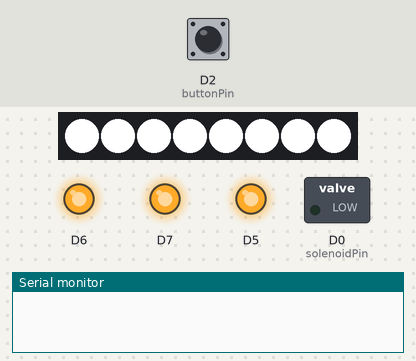
The program below on a simulated ESP8266 (NodeMCU). Parts: 8 RGB LEDs in strip order, left to right, switched loads named in the program (green lamp = pin HIGH), output pins drawn as LEDs (lit = HIGH), the last lines printed to the serial monitor. The inputs (shaded band) are chosen by the test bench; at power-on: D2 (buttonPin) HIGH.

Above: at 5.5 s.
5.6 s: D2 (buttonPin) pulled LOW for 0.15 s
At 5.66 s:
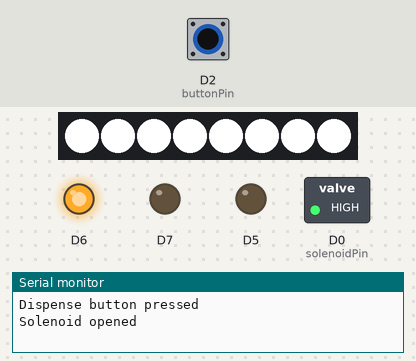
At 9.1 s:
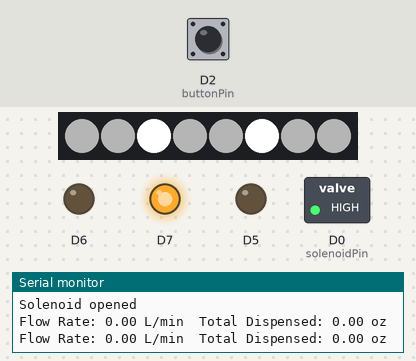
Timing chart, 0 to 17.3 s (numbered marks = the images above; inputs shaded):
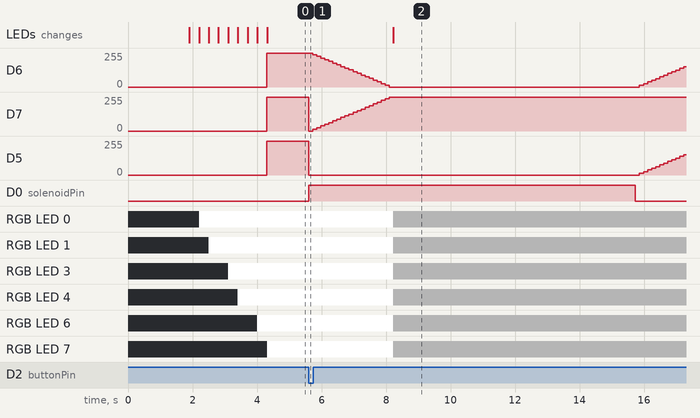

The program:

main.cpp
```cpp
// (licence header left out)
/* Fill in information from your Blynk Template here */
/* Read more: https://bit.ly/BlynkInject */
#define BLYNK_TEMPLATE_ID "TMPL2wO-7VsYy"
#define BLYNK_TEMPLATE_NAME "IoB Dispenser"
#define PRODUCT_WIFI_SSID "IoB Dispenser"
#define BLYNK_FIRMWARE_VERSION "0.1.3"

#define BLYNK_println Serial
// #define BLYNK_DEBUG

#define APP_DEBUG

// Uncomment your board, or configure a custom board in Settings.h
// #define USE_SPARKFUN_BLYNK_BOARD
#define USE_NODE_MCU_BOARD
// #define USE_WITTY_CLOUD_BOARD
// #define USE_WEMOS_D1_MINI

#include <BlynkEdgent.h>
#include <drink_dispenser_control.h>

int dispenseVolume=10;
bool rateLimit=false;

void setup()
{
  Serial.begin(9600);
  delay(100);
  BlynkEdgent.begin();
  initializePins();
  ledProgram(0);
}

void loop()
{
  BlynkEdgent.run();
  if (digitalRead(buttonPin) == LOW)
  {
    Serial.println("Dispense button pressed");
    if (0 < dispenseVolume < 25 && !rateLimit)
    {
      // dispense volume
      dispenseBeverage(dispenseVolume);
    }
    else if (0 < dispenseVolume < 25 && rateLimit){
      // rate limit exceeded
      //Blynk.logEvent("dispenseAttempt", String("Thirsty fuck got rate limited trying to dispense ") + dispenseVolume + String("oz"));
    }
  }
}
```

drink_dispenser_control.h
```cpp
#ifndef DRINK_DISPENSER_CONTROL_H
#define DRINK_DISPENSER_CONTROL_H

#include <Adafruit_NeoPixel.h>
#include <RGBLed.h>

// Pin configurations
#define stripPin D4 // LED strip
#define numPixels 8 // Number of WS2812 LEDs
#define solenoidPin D0
#define buttonPin D2
#define redButtonLED D5
#define greenButtonLED D6
#define blueButtonLED D7

// flow meter
volatile int pulseCount = 0;   // Variable to count the pulses from the flow meter
float flowRate = 0.0;          // Flow rate in liters per minute
float totalLiters = 0.0;       // Total dispensed liters
// Constants for flow meter calibration
const float calibrationFactor = 5880.0;    // Pulses per liter
const float ouncesPerLiter = 33.814;       // Ounces per liter

Adafruit_NeoPixel strip(numPixels, stripPin, NEO_GRB + NEO_KHZ800);
RGBLed buttonLED(redButtonLED, greenButtonLED, blueButtonLED, RGBLed::COMMON_CATHODE);

void initializePins() {
  pinMode(solenoidPin, OUTPUT);
  pinMode(buttonPin, INPUT_PULLUP);
  strip.begin();
  strip.show(); // Initialize all pixels to off
  digitalWrite(solenoidPin, LOW);  // close the solenoid valve
}

void updateStripColor(int red, int green, int blue) {
  for (int i = 0; i < numPixels; i++) {
    strip.setPixelColor(i, red, green, blue);
  }
  //strip.show();
}

void ledProgram(int program){
  switch (program)
  {
  //basic led for init and stuff
  case 0:
    for (int i = 0; i < numPixels; i++){
      strip.setPixelColor(i, 255, 255, 255);
      delay(300);
      strip.show();
    }
    buttonLED.fadeIn(255,255,255,20,3);
    strip.show();
    break;
  //led off
  case 1:
    strip.fill();
    buttonLED.off();
    break;
  //rate limit
  case 2:
    buttonLED.flash(RGBLed::RED, 250);
    strip.fill();
    break;
  //dispense
  case 3:
    buttonLED.crossFade(RGBLed::GREEN,RGBLed::BLUE,20,2500);
    updateStripColor(64,64,64);
    strip.setPixelColor(2, 255, 255, 255);
    strip.setPixelColor(5, 255, 255, 255);
    strip.show();
    break;
  //return to ready
  case 4:
    buttonLED.crossFade(RGBLed::BLUE,RGBLed::WHITE,20,2500);
    updateStripColor(64,64,64);
    strip.show();
    break;
  }

}

//dispense beverage. no respect for rate limiting
void dispenseBeverage(float ounces) {
  const unsigned long timeout = 10000;  // Timeout duration in milliseconds
  unsigned long startTime = millis();   // Record the starting time

  float litersToDispense = ounces / ouncesPerLiter;
  float pulsesToDispense = litersToDispense * calibrationFactor;
  Blynk.virtualWrite(V2, 1);
  pulseCount = 0;
  totalLiters = 0.0;
  digitalWrite(solenoidPin, HIGH);  // Open the solenoid valve
  Serial.println("Solenoid opened");
  //Blynk.logEvent("dispenseAttempt", String("Dispensing ") + ounces + String("oz"));
  ledProgram(3);

  while (pulseCount < pulsesToDispense) {
    flowRate = pulseCount / (millis() / 60000.0);
    totalLiters = pulseCount / calibrationFactor;

    Serial.print("Flow Rate: ");
    Serial.print(flowRate);
    Serial.print(" L/min");

    Serial.print("  Total Dispensed: ");
    Serial.print(totalLiters * ouncesPerLiter);
    Serial.println(" oz");

    delay(500);

    // Check if the timeout has been reached
    if (millis() - startTime >= timeout) {
      Serial.println("Dispensing timed out");
      break;  // Exit the while loop and return from the function
    }
  }

  //Blynk.logEvent("dispenseAttempt", totalLiters + String("L of ") + litersToDispense + String("L dispensed"));
  digitalWrite(solenoidPin, LOW);   // Close the solenoid valve
  Serial.println("Solenoid closed");
  Blynk.virtualWrite(V2, 0);
  pulseCount = 0;
  totalLiters = 0.0;

  ledProgram(4);
  Serial.println("Dispensing complete");
}

//when the dispense volume changes
BLYNK_WRITE(V0){
  //if dispense volume is in range. blynk has more value filtering as well.
  if(0<param.asInt()<25){
    //dispense volume
    dispenseBeverage(param.asInt());
    Serial.println("Blynk dispense");
  }
}

BLYNK_WRITE(V2){
    if(param.asInt() == 1){
      digitalWrite(solenoidPin, HIGH);   // Open the solenoid valve
      Serial.println("Solenoid opened from Blynk");
    }
    else if(param.asInt() == 0){
      digitalWrite(solenoidPin, LOW);   // Close the solenoid valve
      Serial.println("Solenoid closed from Blynk");
    }
}
#endif
```

Measured:
- after the input at 5.6 s, D6: 255/255 → 243/255 after 0.13 s, → 230/255 0.13 s later, → 217/255 0.13 s later, → 204/255 0.13 s later, … (32 changes in this stretch); D7: 255/255 → 0/255 at once, → 12/255 0.13 s later, → 25/255 0.13 s later, → 38/255 0.13 s later, … (21 changes in this stretch)
